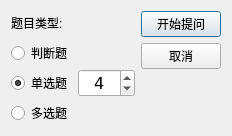
<?xml version="1.0" encoding="UTF-8"?>
<ui version="4.0">
 <class>ICNewQuestionDialog</class>
 <widget class="QDialog" name="ICNewQuestionDialog">
  <property name="geometry">
   <rect>
    <x>0</x>
    <y>0</y>
    <width>232</width>
    <height>136</height>
   </rect>
  </property>
  <property name="windowTitle">
   <string>新问题</string>
  </property>
  <layout class="QHBoxLayout" name="horizontalLayout_4">
   <item>
    <layout class="QVBoxLayout" name="verticalLayout_3" stretch="0,1">
     <item>
      <layout class="QHBoxLayout" name="horizontalLayout">
       <item>
        <widget class="QLabel" name="typelabel">
         <property name="text">
          <string>题目类型:</string>
         </property>
        </widget>
       </item>
       <item>
        <spacer name="horizontalSpacer">
         <property name="orientation">
          <enum>Qt::Horizontal</enum>
         </property>
         <property name="sizeHint" stdset="0">
          <size>
           <width>50</width>
           <height>20</height>
          </size>
         </property>
        </spacer>
       </item>
      </layout>
     </item>
     <item>
      <layout class="QHBoxLayout" name="horizontalLayout_3" stretch="0,1">
       <item>
        <layout class="QVBoxLayout" name="verticalLayout_2">
         <item>
          <widget class="QRadioButton" name="tofRadioButton">
           <property name="text">
            <string>判断题</string>
           </property>
           <attribute name="buttonGroup">
            <string notr="true">choiceButtonGroup</string>
           </attribute>
          </widget>
         </item>
         <item>
          <widget class="QRadioButton" name="singleRadioButton">
           <property name="text">
            <string>单选题</string>
           </property>
           <property name="checked">
            <bool>true</bool>
           </property>
           <attribute name="buttonGroup">
            <string notr="true">choiceButtonGroup</string>
           </attribute>
          </widget>
         </item>
         <item>
          <widget class="QRadioButton" name="multiRadioButton">
           <property name="text">
            <string>多选题</string>
           </property>
           <attribute name="buttonGroup">
            <string notr="true">choiceButtonGroup</string>
           </attribute>
          </widget>
         </item>
        </layout>
       </item>
       <item>
        <layout class="QHBoxLayout" name="horizontalLayout_2">
         <item>
          <widget class="QSpinBox" name="countSpinBox">
           <property name="font">
            <font>
             <family>Verdana</family>
             <pointsize>12</pointsize>
            </font>
           </property>
           <property name="alignment">
            <set>Qt::AlignCenter</set>
           </property>
           <property name="minimum">
            <number>2</number>
           </property>
           <property name="maximum">
            <number>6</number>
           </property>
           <property name="value">
            <number>4</number>
           </property>
          </widget>
         </item>
        </layout>
       </item>
      </layout>
     </item>
    </layout>
   </item>
   <item>
    <layout class="QVBoxLayout" name="verticalLayout">
     <item>
      <widget class="QPushButton" name="startButton">
       <property name="text">
        <string>开始提问</string>
       </property>
      </widget>
     </item>
     <item>
      <widget class="QPushButton" name="cancelButton">
       <property name="text">
        <string>取消</string>
       </property>
      </widget>
     </item>
     <item>
      <spacer name="verticalSpacer">
       <property name="orientation">
        <enum>Qt::Vertical</enum>
       </property>
       <property name="sizeHint" stdset="0">
        <size>
         <width>20</width>
         <height>58</height>
        </size>
       </property>
      </spacer>
     </item>
    </layout>
   </item>
  </layout>
 </widget>
 <tabstops>
  <tabstop>tofRadioButton</tabstop>
  <tabstop>singleRadioButton</tabstop>
  <tabstop>multiRadioButton</tabstop>
  <tabstop>countSpinBox</tabstop>
  <tabstop>startButton</tabstop>
  <tabstop>cancelButton</tabstop>
 </tabstops>
 <resources/>
 <connections>
  <connection>
   <sender>tofRadioButton</sender>
   <signal>toggled(bool)</signal>
   <receiver>countSpinBox</receiver>
   <slot>setDisabled(bool)</slot>
   <hints>
    <hint type="sourcelabel">
     <x>52</x>
     <y>51</y>
    </hint>
    <hint type="destinationlabel">
     <x>154</x>
     <y>81</y>
    </hint>
   </hints>
  </connection>
  <connection>
   <sender>singleRadioButton</sender>
   <signal>toggled(bool)</signal>
   <receiver>countSpinBox</receiver>
   <slot>setEnabled(bool)</slot>
   <hints>
    <hint type="sourcelabel">
     <x>37</x>
     <y>85</y>
    </hint>
    <hint type="destinationlabel">
     <x>149</x>
     <y>89</y>
    </hint>
   </hints>
  </connection>
  <connection>
   <sender>multiRadioButton</sender>
   <signal>toggled(bool)</signal>
   <receiver>countSpinBox</receiver>
   <slot>setEnabled(bool)</slot>
   <hints>
    <hint type="sourcelabel">
     <x>40</x>
     <y>109</y>
    </hint>
    <hint type="destinationlabel">
     <x>163</x>
     <y>87</y>
    </hint>
   </hints>
  </connection>
 </connections>
 <buttongroups>
  <buttongroup name="choiceButtonGroup"/>
 </buttongroups>
</ui>
